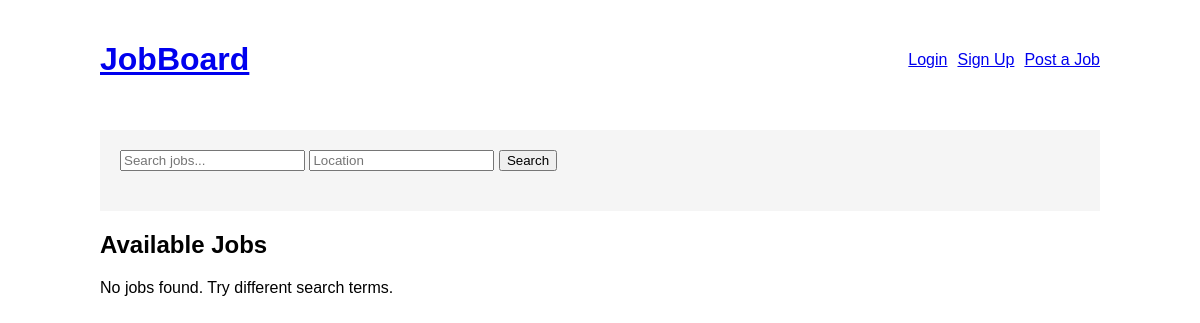
The app's page /, older data.
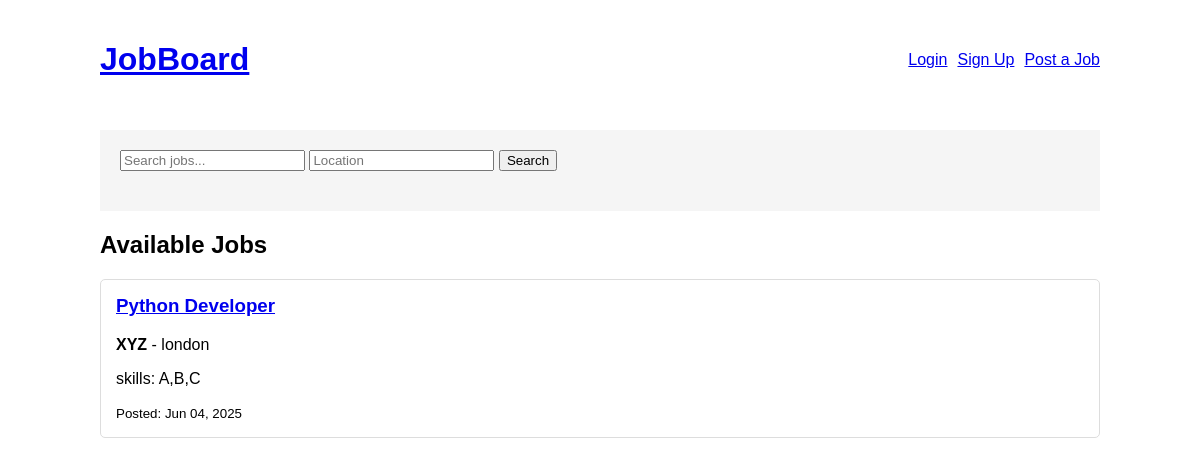
The same page, newer data.
### jobs/models.py (models this page shows, shortened)
class Job(models.Model):
    title = models.CharField(max_length=200)
    description = models.TextField()
    company = models.CharField(max_length=100)
    location = models.CharField(max_length=100)
    email = models.EmailField()  # For employer contact
    created_at = models.DateTimeField(default=timezone.now)
    is_approved = models.BooleanField(default=False)
    employer = models.ForeignKey(
        'CustomUser',
        on_delete=models.CASCADE,
        null=True,  # Allow null temporarily
        blank=True   # Allow blank in forms
    )

### jobs/views.py (the view)
# urls.py: path('', views.job_list, name='job_list'),
def job_list(request):
    jobs = Job.objects.filter(is_approved=True)
    query = request.GET.get('q')
    location = request.GET.get('location')
    if query:
        jobs = jobs.filter(title__icontains=query) | jobs.filter(description__icontains=query)
    if location:
        jobs = jobs.filter(location__icontains=location)
    return render(request, 'jobs/job_list.html', {'jobs': jobs})

### jobs/templates/jobs/job_list.html
{% extends 'jobs/base.html' %}
{% block content %}
<div class="search-box">
    <form method="get">
        <input type="text" name="q" placeholder="Search jobs..." value="{{ request.GET.q }}">
        <input type="text" name="location" placeholder="Location" value="{{ request.GET.location }}">
        <button type="submit">Search</button>
    </form>
</div>
<h2>Available Jobs</h2>
{% for job in jobs %}
    <div class="job">
        <h3><a href="{% url 'job_detail' job.pk %}">{{ job.title }}</a></h3>
        <p><strong>{{ job.company }}</strong> - {{ job.location }}</p>
        <p>{{ job.description|truncatewords:30 }}</p>
        <small>Posted: {{ job.created_at|date:"M d, Y" }}</small>
    </div>
{% empty %}
    <p>No jobs found. Try different search terms.</p>
{% endfor %}
{% endblock %}

### jobs/templates/jobs/base.html (shortened to what this page needs)
<!DOCTYPE html>
<html>
<head>
</head>
<body>
    <header>
        <h1><a href="{% url 'job_list' %}">JobBoard</a></h1>
        <div class="user-info">
            {% if user.is_authenticated %}
                <span>Welcome, {{ user.username }}!</span>
                <a href="{% url 'logout' %}">Logout</a>
            {% else %}
                <a href="{% url 'login' %}">Login</a>
                <a href="{% url 'signup' %}">Sign Up</a>
            {% endif %}
            <a href="{% url 'job_post' %}">Post a Job</a>
        </div>
    </header>
    <main>
        {% block content %}{% endblock %}
    </main>
</body>
</html>

### jobs/templates/jobs/base.html (style rules this page uses)
body { font-family: Arial, sans-serif; max-width: 1000px; margin: 0 auto; padding: 20px; }
header { display: flex; justify-content: space-between; align-items: center; margin-bottom: 30px; }
.job { border: 1px solid #ddd; padding: 15px; margin-bottom: 15px; border-radius: 5px; }
.job h3 { margin-top: 0; }
.search-box { background: #f5f5f5; padding: 20px; margin-bottom: 20px; }
form { margin-bottom: 20px; }
.user-info { display: flex; gap: 10px; align-items: center; }

Row changes from the older to the newer data that the page shows:
added Job: title "Python Developer", company "XYZ", location "london", description "skills: A,B,C", created_at "Jun 04, 2025"
Text that changed along with them:
text no longer shown: "No jobs found. Try different search terms."
